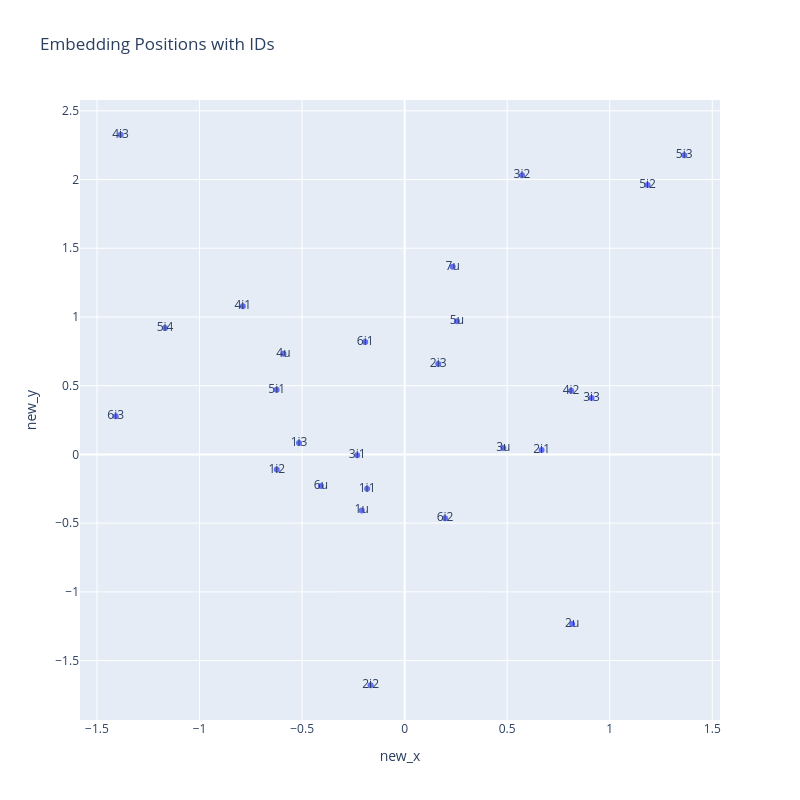
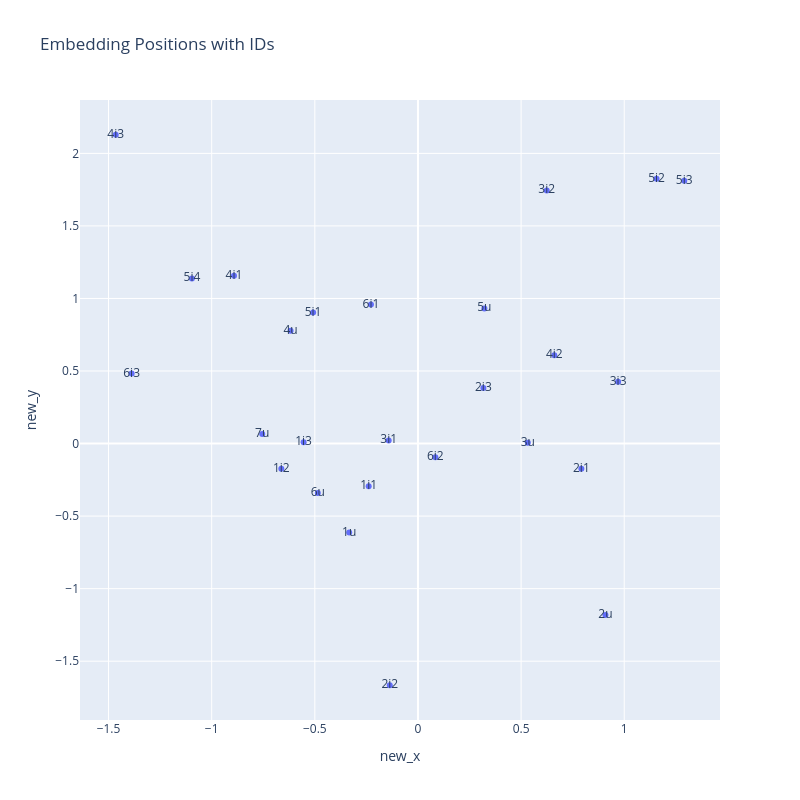
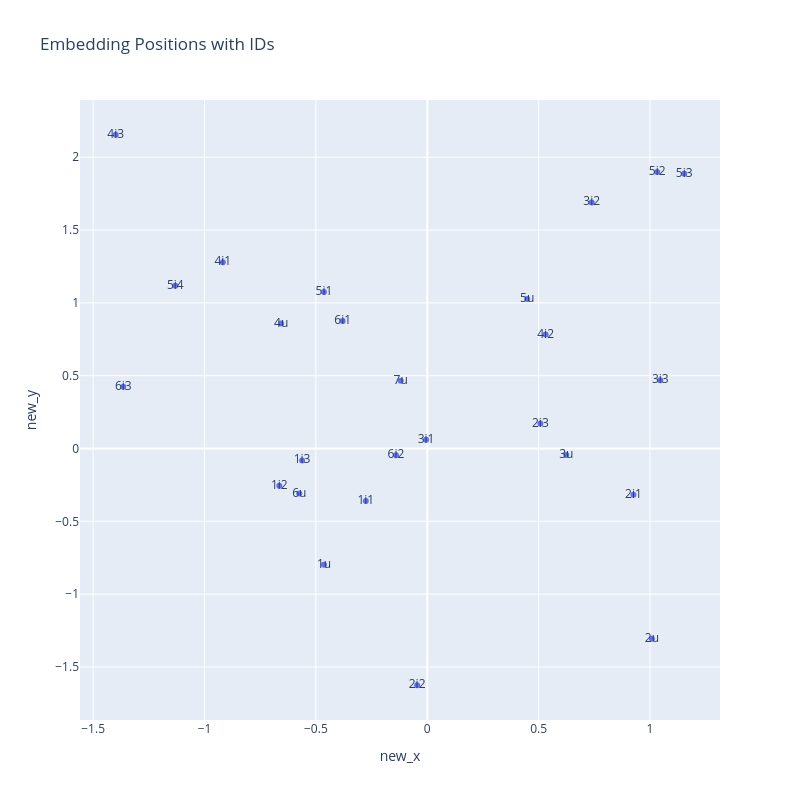
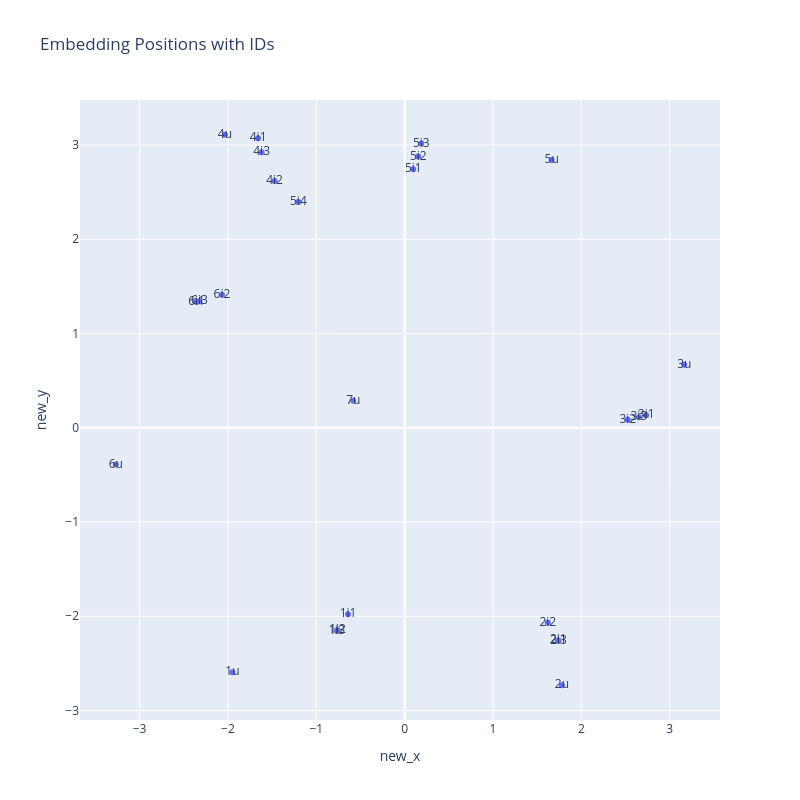

Notebook code for these charts, in order:
### Code cell
user_embedding_sizes = [len(user_encoder.classes_), 2]
item_embedding_sizes = [len(item_encoder.classes_), 2]

model = TwoTowerModel(user_embedding_sizes, item_embedding_sizes, 
                      device).to(device)

optimizer = torch.optim.SGD(model.parameters(), lr=5, momentum=0)

users_ids, users_features = zip(*train_dataset.user2features.items())
items_ids, items_features = zip(*train_dataset.item2features.items())

def train_loop(model, optimizer, train_loader, n_epochs=100):
    loss_history = list()
    for epoch in range(n_epochs):
        for batch in tqdm(train_loader, desc=f'Epoch {epoch}'):
            
            user_embs, item_embs = model(*batch)
            loss = infonceloss(user_embs, item_embs)

            optimizer.zero_grad()
            loss.backward()

            old_users_embeddings = model.get_user_embeddings(
                torch.IntTensor(np.array(users_features)).to(device)
            )
            old_items_embeddings = model.get_item_embeddings(
                torch.IntTensor(np.array(items_features)).to(device)
            )

            optimizer.step()

            new_users_embeddings = model.get_user_embeddings(
                torch.IntTensor(np.array(users_features)).to(device)
            )
            new_items_embeddings = model.get_item_embeddings(
                torch.IntTensor(np.array(items_features)).to(device)
            )

            loss_history.append(loss.item())

            if (epoch < 3) or (epoch == 99):
                print(f'Train loss: {loss_history[-1]}')
                plot_embedding_shift(
                    old_users_embeddings,
                    old_items_embeddings,
                    new_users_embeddings,
                    new_items_embeddings,
                    users_ids,
                    items_ids,
                    title="Embedding Shift (green - users; blue - items)"
                )

model.train()
train_loop(model, optimizer, train_loader)

### Figure 1 — Plotly figure (JSON) as saved in the notebook; plotly's stock layout.template omitted (floating-point values rounded to 4 significant figures)
{"data": [{"customdata": [["1u"], ["2u"], ["3u"], ["4u"], ["5u"], ["6u"], ["7u"], ["1i1"], ["1i2"], ["1i3"], ["2i1"], ["2i2"], ["2i3"], ["3i1"], ["3i2"], ["3i3"], ["4i1"], ["4i2"], ["4i3"], ["5i1"], ["5i2"], ["5i3"], ["6i1"], ["6i2"], ["6i3"], ["5i4"]], "hovertemplate": "id=%{customdata[0]}<extra></extra>", "legendgroup": "", "marker": {"color": "#636efa", "symbol": "circle"}, "mode": "markers+text", "name": "", "orientation": "v", "showlegend": false, "text": ["1u", "2u", "3u", "4u", "5u", "6u", "7u", "1i1", "1i2", "1i3", "2i1", "2i2", "2i3", "3i1", "3i2", "3i3", "4i1", "4i2", "4i3", "5i1", "5i2", "5i3", "6i1", "6i2", "6i3", "5i4"], "type": "scatter", "x": [-0.2093, 0.8169, 0.4814, -0.5908, 0.255, -0.4082, 0.2341, -0.1829, -0.6234, -0.5151, 0.6679, -0.1658, 0.1639, -0.2313, 0.5721, 0.9114, -0.789, 0.8115, -1.385, -0.624, 1.184, 1.363, -0.1925, 0.1968, -1.409, -1.168], "xaxis": "x", "y": [-0.4078, -1.234, 0.04647, 0.7332, 0.9691, -0.2303, 1.365, -0.2499, -0.1104, 0.08304, 0.03285, -1.679, 0.6576, -0.005811, 2.03, 0.4105, 1.079, 0.464, 2.326, 0.4713, 1.96, 2.176, 0.8174, -0.4649, 0.2775, 0.9198], "yaxis": "y"}], "layout": {"autosize": false, "height": 800, "legend": {"tracegroupgap": 0}, "title": {"text": "Embedding Positions with IDs"}, "width": 800, "xaxis": {"anchor": "y", "autorange": true, "domain": [0, 1], "range": [-1.583, 1.538], "title": {"text": "new_x"}, "type": "linear"}, "yaxis": {"anchor": "x", "autorange": true, "domain": [0, 1], "range": [-1.932, 2.579], "title": {"text": "new_y"}, "type": "linear"}}}

### Figure 2 — Plotly figure (JSON) as saved in the notebook; plotly's stock layout.template omitted (floating-point values rounded to 4 significant figures)
{"data": [{"customdata": [["1u"], ["2u"], ["3u"], ["4u"], ["5u"], ["6u"], ["7u"], ["1i1"], ["1i2"], ["1i3"], ["2i1"], ["2i2"], ["2i3"], ["3i1"], ["3i2"], ["3i3"], ["4i1"], ["4i2"], ["4i3"], ["5i1"], ["5i2"], ["5i3"], ["6i1"], ["6i2"], ["6i3"], ["5i4"]], "hovertemplate": "id=%{customdata[0]}<extra></extra>", "legendgroup": "", "marker": {"color": "#636efa", "symbol": "circle"}, "mode": "markers+text", "name": "", "orientation": "v", "showlegend": false, "text": ["1u", "2u", "3u", "4u", "5u", "6u", "7u", "1i1", "1i2", "1i3", "2i1", "2i2", "2i3", "3i1", "3i2", "3i3", "4i1", "4i2", "4i3", "5i1", "5i2", "5i3", "6i1", "6i2", "6i3", "5i4"], "type": "scatter", "x": [-0.3333, 0.9089, 0.5326, -0.6176, 0.3219, -0.4856, -0.7549, -0.2389, -0.6624, -0.5543, 0.7922, -0.1366, 0.3172, -0.142, 0.6243, 0.9703, -0.8919, 0.6611, -1.465, -0.5083, 1.157, 1.291, -0.228, 0.08434, -1.388, -1.096], "xaxis": "x", "y": [-0.6134, -1.182, 0.005962, 0.7771, 0.931, -0.3404, 0.06636, -0.2941, -0.1734, 0.009691, -0.1744, -1.666, 0.3832, 0.0219, 1.744, 0.4266, 1.156, 0.6094, 2.128, 0.9027, 1.825, 1.812, 0.9579, -0.09425, 0.4821, 1.138], "yaxis": "y"}], "layout": {"autosize": false, "height": 800, "legend": {"tracegroupgap": 0}, "title": {"text": "Embedding Positions with IDs"}, "width": 800, "xaxis": {"anchor": "y", "autorange": true, "domain": [0, 1], "range": [-1.638, 1.464], "title": {"text": "new_x"}, "type": "linear"}, "yaxis": {"anchor": "x", "autorange": true, "domain": [0, 1], "range": [-1.905, 2.368], "title": {"text": "new_y"}, "type": "linear"}}}

### Figure 3 — Plotly figure (JSON) as saved in the notebook; plotly's stock layout.template omitted (floating-point values rounded to 4 significant figures)
{"data": [{"customdata": [["1u"], ["2u"], ["3u"], ["4u"], ["5u"], ["6u"], ["7u"], ["1i1"], ["1i2"], ["1i3"], ["2i1"], ["2i2"], ["2i3"], ["3i1"], ["3i2"], ["3i3"], ["4i1"], ["4i2"], ["4i3"], ["5i1"], ["5i2"], ["5i3"], ["6i1"], ["6i2"], ["6i3"], ["5i4"]], "hovertemplate": "id=%{customdata[0]}<extra></extra>", "legendgroup": "", "marker": {"color": "#636efa", "symbol": "circle"}, "mode": "markers+text", "name": "", "orientation": "v", "showlegend": false, "text": ["1u", "2u", "3u", "4u", "5u", "6u", "7u", "1i1", "1i2", "1i3", "2i1", "2i2", "2i3", "3i1", "3i2", "3i3", "4i1", "4i2", "4i3", "5i1", "5i2", "5i3", "6i1", "6i2", "6i3", "5i4"], "type": "scatter", "x": [-0.4635, 1.008, 0.624, -0.656, 0.4485, -0.5746, -0.1194, -0.2758, -0.6642, -0.5619, 0.9253, -0.04547, 0.5077, -0.00523, 0.738, 1.046, -0.9178, 0.5313, -1.398, -0.4637, 1.032, 1.154, -0.3798, -0.1406, -1.365, -1.131], "xaxis": "x", "y": [-0.7983, -1.306, -0.04488, 0.8578, 1.027, -0.3093, 0.4651, -0.3601, -0.2558, -0.08188, -0.3179, -1.625, 0.1714, 0.06046, 1.689, 0.4683, 1.279, 0.7824, 2.154, 1.075, 1.899, 1.887, 0.8753, -0.04686, 0.4239, 1.117], "yaxis": "y"}], "layout": {"autosize": false, "height": 800, "legend": {"tracegroupgap": 0}, "title": {"text": "Embedding Positions with IDs"}, "width": 800, "xaxis": {"anchor": "y", "autorange": true, "domain": [0, 1], "range": [-1.559, 1.314], "title": {"text": "new_x"}, "type": "linear"}, "yaxis": {"anchor": "x", "autorange": true, "domain": [0, 1], "range": [-1.864, 2.393], "title": {"text": "new_y"}, "type": "linear"}}}

### Figure 4 — Plotly figure (JSON) as saved in the notebook; plotly's stock layout.template omitted (floating-point values rounded to 4 significant figures)
{"data": [{"customdata": [["1u"], ["2u"], ["3u"], ["4u"], ["5u"], ["6u"], ["7u"], ["1i1"], ["1i2"], ["1i3"], ["2i1"], ["2i2"], ["2i3"], ["3i1"], ["3i2"], ["3i3"], ["4i1"], ["4i2"], ["4i3"], ["5i1"], ["5i2"], ["5i3"], ["6i1"], ["6i2"], ["6i3"], ["5i4"]], "hovertemplate": "id=%{customdata[0]}<extra></extra>", "legendgroup": "", "marker": {"color": "#636efa", "symbol": "circle"}, "mode": "markers+text", "name": "", "orientation": "v", "showlegend": false, "text": ["1u", "2u", "3u", "4u", "5u", "6u", "7u", "1i1", "1i2", "1i3", "2i1", "2i2", "2i3", "3i1", "3i2", "3i3", "4i1", "4i2", "4i3", "5i1", "5i2", "5i3", "6i1", "6i2", "6i3", "5i4"], "type": "scatter", "x": [-1.949, 1.781, 3.165, -2.035, 1.664, -3.27, -0.5818, -0.6402, -0.7597, -0.768, 1.739, 1.62, 1.741, 2.734, 2.526, 2.651, -1.658, -1.473, -1.619, 0.09766, 0.1541, 0.1885, -2.355, -2.068, -2.323, -1.203], "xaxis": "x", "y": [-2.593, -2.732, 0.6694, 3.109, 2.84, -0.3908, 0.2874, -1.978, -2.146, -2.157, -2.257, -2.07, -2.261, 0.132, 0.08584, 0.1128, 3.073, 2.619, 2.923, 2.743, 2.878, 3.016, 1.334, 1.41, 1.342, 2.395], "yaxis": "y"}], "layout": {"autosize": false, "height": 800, "legend": {"tracegroupgap": 0}, "title": {"text": "Embedding Positions with IDs"}, "width": 800, "xaxis": {"anchor": "y", "autorange": true, "domain": [0, 1], "range": [-3.675, 3.57], "title": {"text": "new_x"}, "type": "linear"}, "yaxis": {"anchor": "x", "autorange": true, "domain": [0, 1], "range": [-3.101, 3.478], "title": {"text": "new_y"}, "type": "linear"}}}
